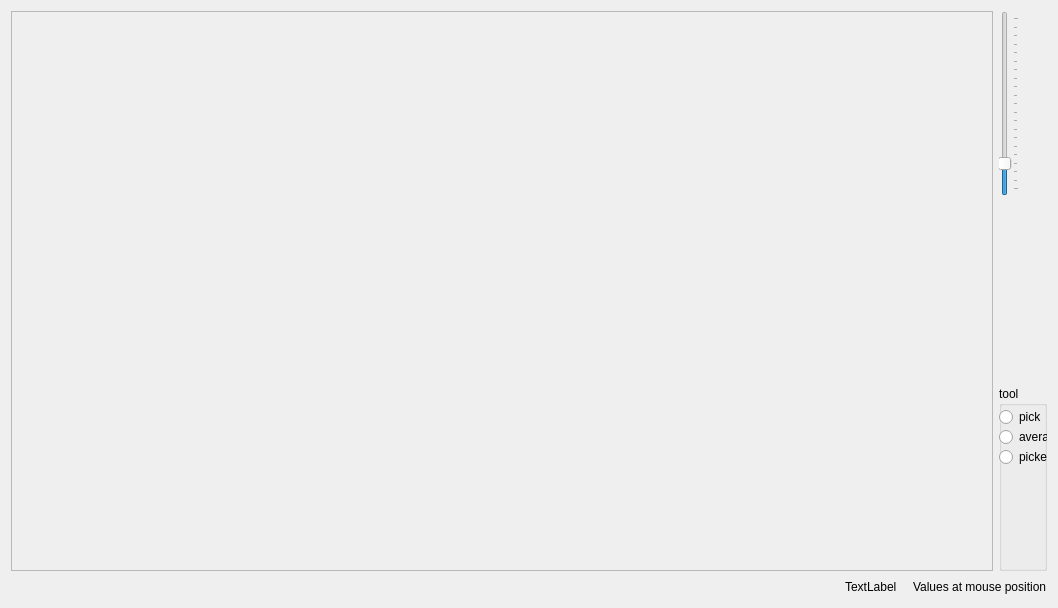
<?xml version="1.0" encoding="UTF-8"?>
<ui version="4.0">
 <class>FlowEditCanvas</class>
 <widget class="QWidget" name="FlowEditCanvas">
  <property name="geometry">
   <rect>
    <x>0</x>
    <y>0</y>
    <width>1058</width>
    <height>608</height>
   </rect>
  </property>
  <property name="windowTitle">
   <string notr="true">Form</string>
  </property>
  <layout class="QGridLayout" name="gridLayout">
   <item row="2" column="0">
    <layout class="QHBoxLayout" name="horizontalLayout">
     <property name="sizeConstraint">
      <enum>QLayout::SetMinimumSize</enum>
     </property>
     <item>
      <spacer name="horizontalSpacer">
       <property name="orientation">
        <enum>Qt::Horizontal</enum>
       </property>
       <property name="sizeHint" stdset="0">
        <size>
         <width>40</width>
         <height>20</height>
        </size>
       </property>
      </spacer>
     </item>
     <item>
      <widget class="QLabel" name="lblPos">
       <property name="text">
        <string notr="true">TextLabel</string>
       </property>
      </widget>
     </item>
     <item>
      <spacer name="horizontalSpacer_2">
       <property name="orientation">
        <enum>Qt::Horizontal</enum>
       </property>
       <property name="sizeType">
        <enum>QSizePolicy::Fixed</enum>
       </property>
       <property name="sizeHint" stdset="0">
        <size>
         <width>10</width>
         <height>20</height>
        </size>
       </property>
      </spacer>
     </item>
     <item>
      <widget class="QLabel" name="lblValues">
       <property name="text">
        <string>Values at mouse position</string>
       </property>
      </widget>
     </item>
    </layout>
   </item>
   <item row="0" column="0">
    <layout class="QHBoxLayout" name="horizontalLayout_2">
     <item>
      <widget class="ImageDisplay" name="flow">
       <property name="sizePolicy">
        <sizepolicy hsizetype="Expanding" vsizetype="Expanding">
         <horstretch>0</horstretch>
         <verstretch>0</verstretch>
        </sizepolicy>
       </property>
       <property name="frameShape">
        <enum>QFrame::StyledPanel</enum>
       </property>
       <property name="frameShadow">
        <enum>QFrame::Raised</enum>
       </property>
      </widget>
     </item>
     <item>
      <layout class="QVBoxLayout" name="verticalLayout">
       <item>
        <widget class="QSlider" name="amplification">
         <property name="sizePolicy">
          <sizepolicy hsizetype="Fixed" vsizetype="Expanding">
           <horstretch>0</horstretch>
           <verstretch>0</verstretch>
          </sizepolicy>
         </property>
         <property name="maximum">
          <number>20</number>
         </property>
         <property name="sliderPosition">
          <number>3</number>
         </property>
         <property name="orientation">
          <enum>Qt::Vertical</enum>
         </property>
         <property name="tickPosition">
          <enum>QSlider::TicksBelow</enum>
         </property>
         <property name="tickInterval">
          <number>1</number>
         </property>
        </widget>
       </item>
       <item>
        <spacer name="verticalSpacer">
         <property name="orientation">
          <enum>Qt::Vertical</enum>
         </property>
         <property name="sizeHint" stdset="0">
          <size>
           <width>20</width>
           <height>40</height>
          </size>
         </property>
        </spacer>
       </item>
       <item>
        <widget class="QGroupBox" name="groupBox">
         <property name="sizePolicy">
          <sizepolicy hsizetype="Fixed" vsizetype="Expanding">
           <horstretch>0</horstretch>
           <verstretch>0</verstretch>
          </sizepolicy>
         </property>
         <property name="title">
          <string>tool</string>
         </property>
         <widget class="QRadioButton" name="pick">
          <property name="geometry">
           <rect>
            <x>0</x>
            <y>20</y>
            <width>89</width>
            <height>22</height>
           </rect>
          </property>
          <property name="text">
           <string>pick</string>
          </property>
         </widget>
         <widget class="QRadioButton" name="picker">
          <property name="geometry">
           <rect>
            <x>0</x>
            <y>60</y>
            <width>89</width>
            <height>22</height>
           </rect>
          </property>
          <property name="text">
           <string>picker</string>
          </property>
         </widget>
         <widget class="QRadioButton" name="average">
          <property name="geometry">
           <rect>
            <x>0</x>
            <y>40</y>
            <width>89</width>
            <height>22</height>
           </rect>
          </property>
          <property name="sizePolicy">
           <sizepolicy hsizetype="Preferred" vsizetype="Preferred">
            <horstretch>0</horstretch>
            <verstretch>0</verstretch>
           </sizepolicy>
          </property>
          <property name="text">
           <string>average</string>
          </property>
         </widget>
        </widget>
       </item>
      </layout>
     </item>
    </layout>
   </item>
  </layout>
 </widget>
 <customwidgets>
  <customwidget>
   <class>ImageDisplay</class>
   <extends>QFrame</extends>
   <header>libgui/imageDisplay.h</header>
   <container>1</container>
  </customwidget>
 </customwidgets>
 <resources/>
 <connections/>
</ui>
